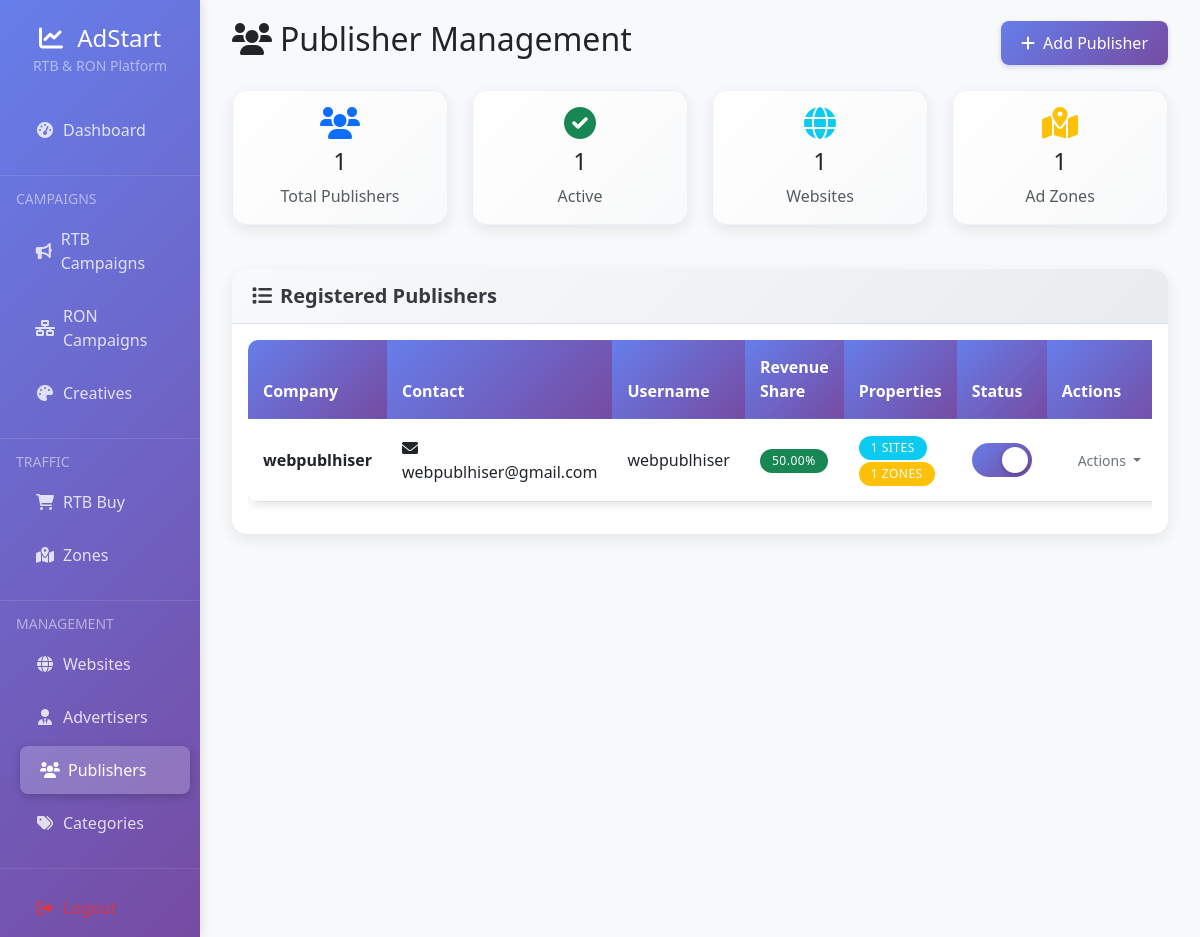
The app's page /admin/publisher.php (signed in) with its own data.
### tables this page shows
CREATE TABLE `publishers` (
  `id` int(11) NOT NULL,
  `user_id` int(11) DEFAULT NULL,
  `company_name` varchar(255) NOT NULL,
  `contact_email` varchar(255) NOT NULL,
  `phone` varchar(50) DEFAULT NULL,
  `address` text DEFAULT NULL,
  `website` varchar(255) DEFAULT NULL,
  `revenue_share` decimal(5,2) DEFAULT 50.00,
  `payment_method` enum('paypal','bank_transfer','crypto','check') DEFAULT 'paypal',
  `payment_details` longtext DEFAULT NULL CHECK (json_valid(`payment_details`)),
  `status` enum('active','inactive','pending') DEFAULT 'active',
  `balance` decimal(15,2) DEFAULT 0.00,
  `total_earned` decimal(15,2) DEFAULT 0.00,
  `created_at` timestamp NOT NULL DEFAULT current_timestamp(),
  `updated_at` timestamp NOT NULL DEFAULT current_timestamp() ON UPDATE current_timestamp()
);

CREATE TABLE `users` (
  `id` int(11) NOT NULL,
  `username` varchar(100) NOT NULL,
  `password` varchar(255) NOT NULL,
  `email` varchar(255) NOT NULL,
  `role` enum('admin','advertiser','publisher') DEFAULT 'advertiser',
  `status` enum('active','inactive') DEFAULT 'active',
  `last_login` timestamp NULL DEFAULT NULL,
  `created_at` timestamp NOT NULL DEFAULT current_timestamp(),
  `updated_at` timestamp NOT NULL DEFAULT current_timestamp() ON UPDATE current_timestamp()
);

### admin/publisher.php (the view, shortened to what this page needs)
<?php
require_once '../config/database.php';
$stmt = $pdo->query("SELECT p.*, u.username, u.status as user_status,
                     (SELECT COUNT(*) FROM websites WHERE publisher_id = p.id) as website_count,
                     (SELECT COUNT(*) FROM zones z JOIN websites w ON z.website_id = w.id WHERE w.publisher_id = p.id) as zone_count
                     FROM publishers p
                     LEFT JOIN users u ON p.user_id = u.id
                     ORDER BY p.created_at DESC");
$publishers = $stmt->fetchAll();
include 'includes/header.php';
?>
<?php include 'includes/sidebar.php'; ?>
<div class="col-md-9 col-lg-10">
    <div class="main-content">
        <div class="d-flex justify-content-between align-items-center mb-4">
            <h2><i class="fas fa-users me-2"></i>Publisher Management</h2>
            <button class="btn btn-primary" data-bs-toggle="modal" data-bs-target="#createPublisherModal">
                <i class="fas fa-plus me-2"></i>Add Publisher
            </button>
        </div>
        <div class="row mb-4">
            <div class="col-md-3">
                <div class="card text-center">
                    <div class="card-body">
                        <i class="fas fa-users fa-2x text-primary mb-2"></i>
                        <h4><?php echo count($publishers); ?></h4>
                        <p class="text-muted mb-0">Total Publishers</p>
                    </div>
                </div>
            </div>
            <div class="col-md-3">
                <div class="card text-center">
                    <div class="card-body">
                        <i class="fas fa-check-circle fa-2x text-success mb-2"></i>
                        <h4><?php echo count(array_filter($publishers, fn($p) => $p['status'] == 'active')); ?></h4>
                        <p class="text-muted mb-0">Active</p>
                    </div>
                </div>
            </div>
            <div class="col-md-3">
                <div class="card text-center">
                    <div class="card-body">
                        <i class="fas fa-globe fa-2x text-info mb-2"></i>
                        <h4><?php echo array_sum(array_column($publishers, 'website_count')); ?></h4>
                        <p class="text-muted mb-0">Websites</p>
                    </div>
                </div>
            </div>
            <div class="col-md-3">
                <div class="card text-center">
                    <div class="card-body">
                        <i class="fas fa-map-marked-alt fa-2x text-warning mb-2"></i>
                        <h4><?php echo array_sum(array_column($publishers, 'zone_count')); ?></h4>
                        <p class="text-muted mb-0">Ad Zones</p>
                    </div>
                </div>
            </div>
        </div>
        <div class="card">
            <div class="card-header">
                <h5><i class="fas fa-list me-2"></i>Registered Publishers</h5>
            </div>
            <div class="card-body">
                <?php if ($publishers): ?>
                <div class="table-responsive">
                    <table class="table table-hover">
                        <thead>
                            <tr>
                                <th>Company</th>
                                <th>Contact</th>
                                <th>Username</th>
                                <th>Revenue Share</th>
                                <th>Properties</th>
                                <th>Status</th>
                                <th>Actions</th>
                            </tr>
                        </thead>
                        <tbody>
                            <?php foreach ($publishers as $publisher): ?>
                            <tr>
                                <td>
                                    <strong><?php echo htmlspecialchars($publisher['company_name']); ?></strong>
                                </td>
                                <td>
                                    <i class="fas fa-envelope me-1"></i>
                                    <?php echo htmlspecialchars($publisher['contact_email']); ?>
                                </td>
                                <td><?php echo htmlspecialchars($publisher['username']); ?></td>
                                <td>
                                    <span class="badge bg-success"><?php echo $publisher['revenue_share']; ?>%</span>
                                </td>
                                <td>
                                    <span class="badge bg-info me-1"><?php echo $publisher['website_count']; ?> Sites</span>
                                    <span class="badge bg-warning"><?php echo $publisher['zone_count']; ?> Zones</span>
                                </td>
                                <td>
                                    <label class="toggle-switch">
                                        <span class="slider"></span>
                                    </label>
                                </td>
                                <td>
                                    <div class="dropdown">
                                        <button class="btn btn-sm btn-outline-secondary dropdown-toggle" data-bs-toggle="dropdown">
                                            Actions
                                        </button>
                                    </div>
                                </td>
                            </tr>
                            <?php endforeach; ?>
                        </tbody>
                    </table>
                </div>
                <?php endif; ?>
            </div>
        </div>
    </div>
</div>
<?php include 'includes/footer.php'; ?>

### assets/css/style.css (style rules this page uses)
:root { --primary-gradient: linear-gradient(135deg, #667eea 0%, #764ba2 100%); --primary-color: #667eea; --secondary-color: #764ba2; --success-color: #28a745; --warning-color: #ffc107; --danger-color: #dc3545; --info-color: #17a2b8; --light-color: #f8f9fa; --dark-color: #343a40; }
body { font-family: 'Segoe UI', Tahoma, Geneva, Verdana, sans-serif; background-color: var(--light-color); }
.main-content { background: var(--light-color); min-height: 100vh; padding: 20px; }
.card { border: none; border-radius: 15px; box-shadow: 0 5px 15px rgba(0,0,0,0.08); transition: all 0.3s ease; margin-bottom: 20px; }
.card-header { background: linear-gradient(135deg, #f8f9fa 0%, #e9ecef 100%); border-bottom: 1px solid #dee2e6; border-radius: 15px 15px 0 0 !important; padding: 15px 20px; }
.card-header h5, .card-header h6 { margin: 0; color: var(--dark-color); font-weight: 600; }
.btn { border-radius: 8px; padding: 8px 16px; font-weight: 500; transition: all 0.3s ease; border: none; }
.btn-primary { background: var(--primary-gradient); box-shadow: 0 2px 5px rgba(102, 126, 234, 0.3); }
.toggle-switch { position: relative; display: inline-block; width: 60px; height: 34px; }
.slider { position: absolute; cursor: pointer; top: 0; left: 0; right: 0; bottom: 0; background-color: #ccc; transition: .4s; border-radius: 34px; }
.slider:before { position: absolute; content: ""; height: 26px; width: 26px; left: 4px; bottom: 4px; background-color: white; transition: .4s; border-radius: 50%; box-shadow: 0 2px 5px rgba(0,0,0,0.2); }
input:checked + .slider { background: var(--primary-gradient); }
input:checked + .slider:before { transform: translateX(26px); }
.table { border-radius: 10px; overflow: hidden; box-shadow: 0 3px 10px rgba(0,0,0,0.1); }
.table thead th { background: var(--primary-gradient); color: white; font-weight: 600; border: none; padding: 15px; }
.table tbody tr { transition: all 0.3s ease; }
.table td { padding: 15px; vertical-align: middle; border-top: 1px solid rgba(0,0,0,0.05); }
.badge { padding: 6px 12px; border-radius: 20px; font-weight: 500; text-transform: uppercase; font-size: 0.75em; letter-spacing: 0.5px; }
.card.text-center { background: linear-gradient(135deg, #ffffff 0%, #f8f9fa 100%); border: 1px solid rgba(102, 126, 234, 0.1); }
.card { animation: fadeInUp 0.6s ease-out; }

### admin/includes/header.php (style rules this page uses)
.main-content { background: #f8f9fa; min-height: 100vh; padding: 20px; }
.card { border: none; border-radius: 15px; box-shadow: 0 5px 15px rgba(0,0,0,0.08); transition: transform 0.3s ease; }
.btn-primary { background: linear-gradient(135deg, #667eea 0%, #764ba2 100%); border: none; border-radius: 8px; padding: 10px 20px; }
.toggle-switch { position: relative; display: inline-block; width: 60px; height: 34px; }
.slider { position: absolute; cursor: pointer; top: 0; left: 0; right: 0; bottom: 0; background-color: #ccc; transition: .4s; border-radius: 34px; }
.slider:before { position: absolute; content: ""; height: 26px; width: 26px; left: 4px; bottom: 4px; background-color: white; transition: .4s; border-radius: 50%; }
input:checked + .slider { background-color: #667eea; }
input:checked + .slider:before { transform: translateX(26px); }

### records on screen
publishers: status "1", company_name "webpublhiser", contact_email "webpublhiser@gmail.com", user.username "webpublhiser", revenue_share "50.00", website_count "1", zone_count "1"

### other values on screen
count($publishers) "1"
array_sum(array_column($publishers, 'website_count')) "1"
array_sum(array_column($publishers, 'zone_count')) "1"
